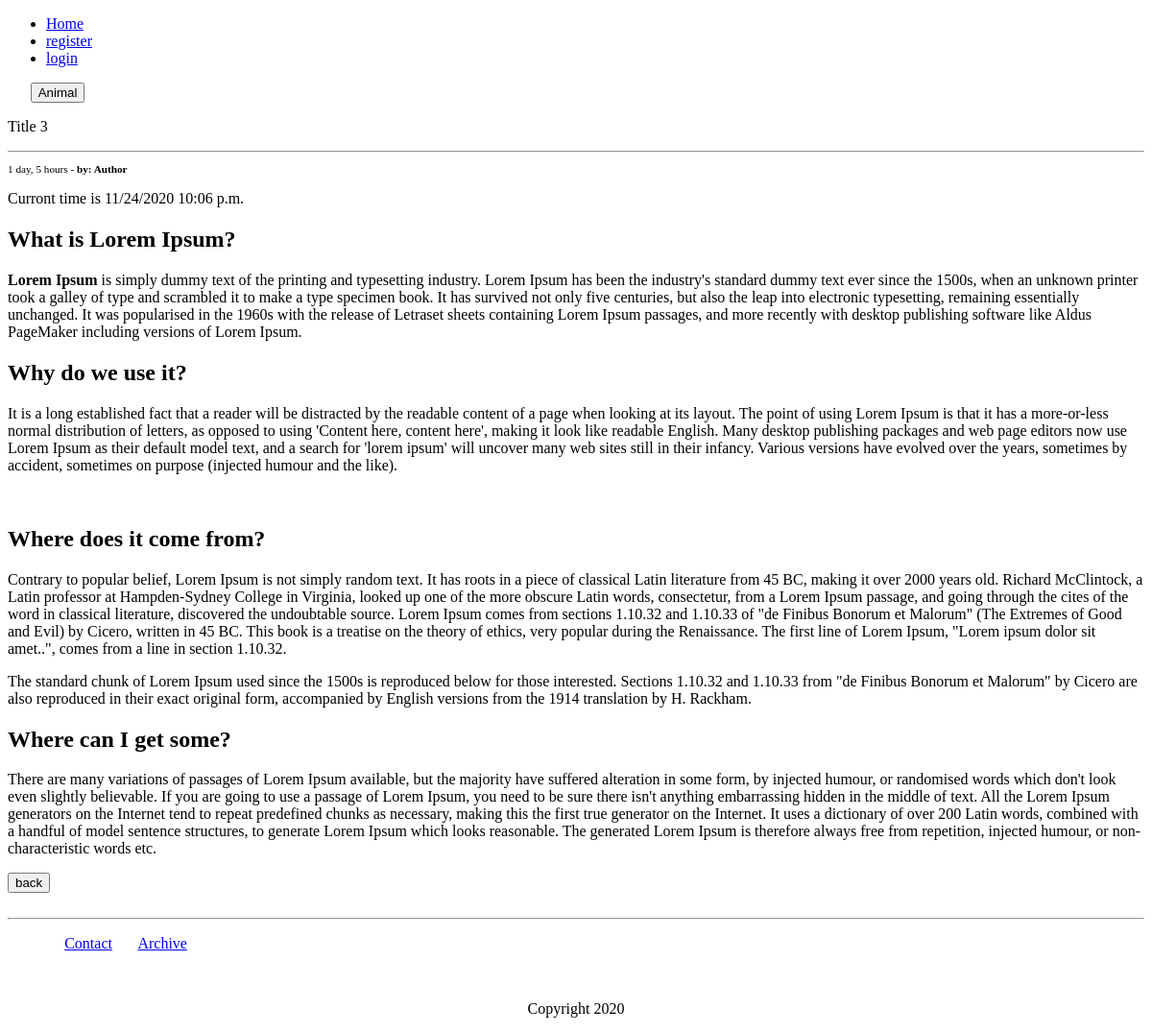
The app's page /detail/title-3, older data.
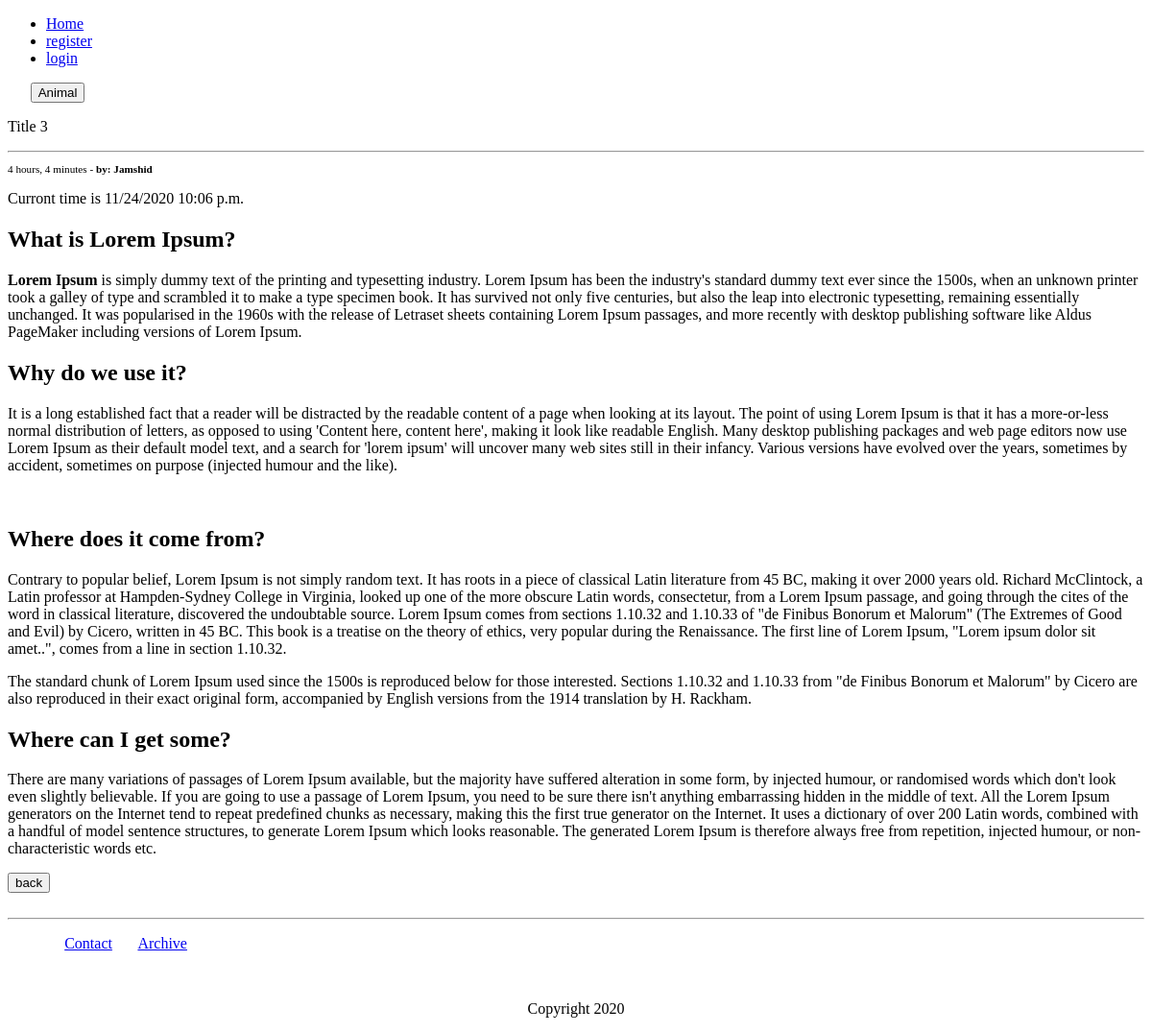
The same page, newer data.
### core/models.py (models this page shows, shortened)
class Blog(models.Model):
    blog_title = models.CharField(max_length=350, verbose_name='Title', unique=True)
    blog_slug = models.SlugField(max_length=350)
    blog_title_tag = models.CharField(max_length=350, verbose_name='Title Tag')
    blog_body = models.TextField(verbose_name='Body')
    blog_author = models.ForeignKey(User, on_delete=models.SET_NULL, blank=True, null=True, verbose_name='Author')
    blog_category = models.ForeignKey(Category, on_delete=models.CASCADE, default=1)
    blog_published = models.DateTimeField(auto_now_add=True)
    blog_updated   = models.DateTimeField(auto_now=True)
    class Meta:
        verbose_name_plural = 'Blogs'
    def is_updated(self):
        state = False
        if self.blog_published == self.blog_updated:
            return self.blog_published
        else:
            return self.blog_updated

class Category(models.Model):
    category_name = models.CharField(max_length=200, unique=True)
    category_slug = models.SlugField(max_length=200)
    class Meta:
        verbose_name_plural = 'Categories'
    def __str__(self):
        return self.category_name

### core/views.py (the view)
# urls.py: path('detail/<slug:blog_slug>', ArticleDetailView.as_view(), name='blog-detail'),
class ArticleDetailView(DetailView):
    model = Blog
    slug_field = 'blog_slug'
    slug_url_kwarg = 'blog_slug'
    template_name = 'blog-detail.html'
    def get_context_data(self, **kwargs):
        context = super().get_context_data(**kwargs)
        prev_url = self.request.GET.get('next', '')
        context['prev_url'] = prev_url
        obj = Blog.objects.get(blog_slug=self.kwargs['blog_slug'])
        category = Category.objects.get(category_name=obj.blog_category)
        context['category']=category
        return context

### templates/blog-detail.html (shortened to what this page needs)
{% extends 'base.html' %}
{% block content %}
<a href="{% url 'Core:category' category.category_slug %}" style="margin-left: 2%"><button>{{ object.blog_category }}</button></a>
    <p>{{ object.blog_title|title }}</p>
    <hr>
    <p style="font-size: 70%">{{ object.is_updated|timesince }} - <strong>by: {{ object.blog_author|default_if_none:"Author" }}</strong></p>
    <p>Curront time is {% now "SHORT_DATETIME_FORMAT" %}</p>
    <p>{{ object.blog_body|safe|urlize }}</p>
    {% if prev_url %}
        <a href="{{ prev_url }}"><button type="button">back</button></a>
    {% else %}
        <a href="{% url 'Core:home' %}"><button type="button">back</button></a>
    {% endif %}
{% endblock content %}

Row changes from the older to the newer data that the page shows:
changed Blog "Title 3": is_updated "1 day, 5 hours" → "4 hours, 4 minutes"; blog_author "Author" → "Jamshid"
